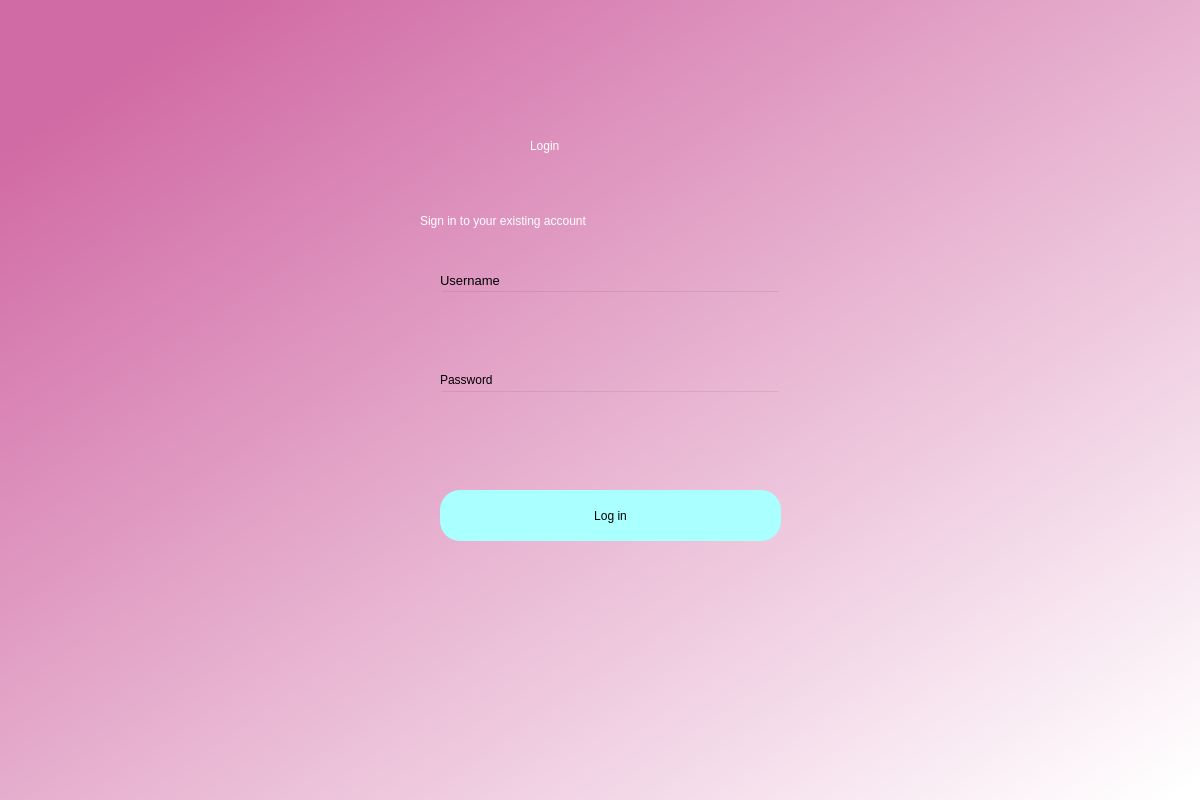
<?xml version="1.0" encoding="UTF-8"?>
<ui version="4.0">
 <class>Dialog</class>
 <widget class="QWidget" name="Dialog">
  <property name="geometry">
   <rect>
    <x>0</x>
    <y>0</y>
    <width>1200</width>
    <height>800</height>
   </rect>
  </property>
  <property name="windowTitle">
   <string>Dialog</string>
  </property>
  <widget class="QWidget" name="bgwidget" native="true">
   <property name="geometry">
    <rect>
     <x>0</x>
     <y>0</y>
     <width>1201</width>
     <height>801</height>
    </rect>
   </property>
   <property name="styleSheet">
    <string notr="true">QWidget#bgwidget{
background-color:qlineargradient(spread:pad, x1:0.091, y1:0.101636, x2:0.991379, y2:0.977, stop:0 rgba(209, 107, 165, 255), stop:1 rgba(255, 255, 255, 255));}</string>
   </property>
   <widget class="QLabel" name="label">
    <property name="geometry">
     <rect>
      <x>530</x>
      <y>110</y>
      <width>151</width>
      <height>71</height>
     </rect>
    </property>
    <property name="styleSheet">
     <string notr="true">font: 36pt &quot;MS Shell Dlg 2&quot;; color:rgb(255, 255, 255)</string>
    </property>
    <property name="text">
     <string>Login</string>
    </property>
   </widget>
   <widget class="QLabel" name="label_2">
    <property name="geometry">
     <rect>
      <x>420</x>
      <y>200</y>
      <width>391</width>
      <height>41</height>
     </rect>
    </property>
    <property name="styleSheet">
     <string notr="true">font: 16pt &quot;MS Shell Dlg 2&quot;;color:rgb(255, 255, 255)</string>
    </property>
    <property name="text">
     <string>Sign in to your existing account</string>
    </property>
   </widget>
   <widget class="QPushButton" name="login">
    <property name="geometry">
     <rect>
      <x>440</x>
      <y>490</y>
      <width>341</width>
      <height>51</height>
     </rect>
    </property>
    <property name="styleSheet">
     <string notr="true">border-radius:20px;
background-color: rgb(170, 255, 255);
font: 14pt &quot;MS Shell Dlg 2&quot;;</string>
    </property>
    <property name="text">
     <string>Log in</string>
    </property>
   </widget>
   <widget class="QLineEdit" name="emailfield">
    <property name="geometry">
     <rect>
      <x>440</x>
      <y>290</y>
      <width>341</width>
      <height>51</height>
     </rect>
    </property>
    <property name="styleSheet">
     <string notr="true">background-color:rgba(0,0,0,0);
font: 12pt &quot;MS Shell Dlg 2&quot;;</string>
    </property>
   </widget>
   <widget class="QLineEdit" name="passwordfield">
    <property name="geometry">
     <rect>
      <x>440</x>
      <y>390</y>
      <width>341</width>
      <height>51</height>
     </rect>
    </property>
    <property name="styleSheet">
     <string notr="true">background-color:rgba(0,0,0,0);
font: 12pt &quot;MS Shell Dlg 2&quot;;</string>
    </property>
   </widget>
   <widget class="QLabel" name="label_3">
    <property name="geometry">
     <rect>
      <x>440</x>
      <y>270</y>
      <width>81</width>
      <height>20</height>
     </rect>
    </property>
    <property name="font">
     <font>
      <family>MS Shell Dlg 2</family>
      <pointsize>10</pointsize>
      <weight>50</weight>
      <italic>false</italic>
      <bold>false</bold>
     </font>
    </property>
    <property name="styleSheet">
     <string notr="true">font: 10pt &quot;MS Shell Dlg 2&quot;;</string>
    </property>
    <property name="text">
     <string>Username</string>
    </property>
   </widget>
   <widget class="QLabel" name="label_4">
    <property name="geometry">
     <rect>
      <x>440</x>
      <y>370</y>
      <width>81</width>
      <height>20</height>
     </rect>
    </property>
    <property name="styleSheet">
     <string notr="true">font: 10pt &quot;MS Shell Dlg 2&quot;;</string>
    </property>
    <property name="text">
     <string>Password</string>
    </property>
   </widget>
   <widget class="QLabel" name="error">
    <property name="geometry">
     <rect>
      <x>440</x>
      <y>456</y>
      <width>341</width>
      <height>20</height>
     </rect>
    </property>
    <property name="styleSheet">
     <string notr="true">font: 12pt &quot;MS Shell Dlg 2&quot;; color:red;</string>
    </property>
    <property name="text">
     <string/>
    </property>
   </widget>
  </widget>
 </widget>
 <resources/>
 <connections/>
</ui>
